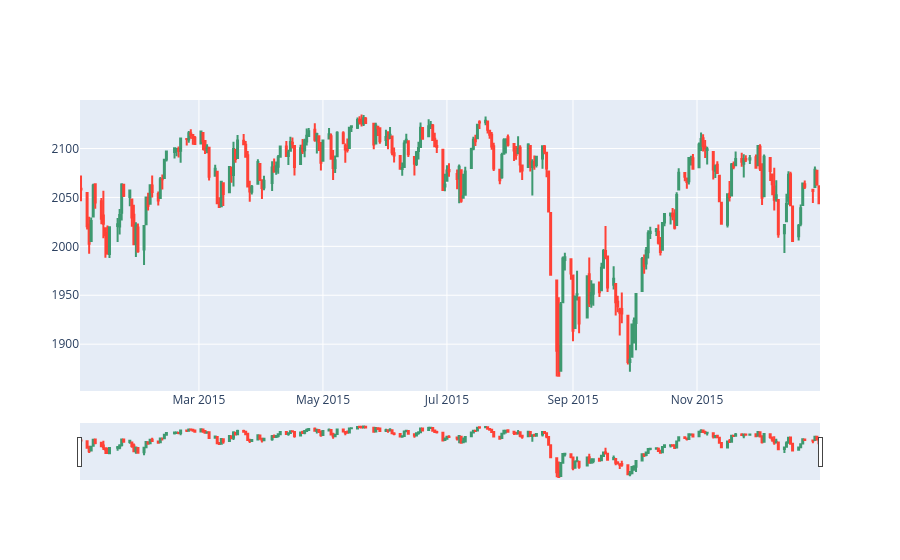

Write notebook code for a chart like this one.
### Code cell
import plotly.graph_objects as go 

# Define the candlestick
candlestick = go.Candlestick(
    x = sp500_data.index,
    open = sp500_data['Open'],
    high = sp500_data['High'],
    low = sp500_data['Low'],
    close = sp500_data['Close']
)

# Create a plot 
fig = go.Figure(data=[candlestick])

# Show the plot
fig.show()
fig.write_image("candlestick.png")

### Figure 1 — Plotly figure (JSON) as saved in the notebook; plotly's stock layout.template omitted (floating-point values rounded to 4 significant figures; data arrays with more than 128 entries replaced by an {"elided": "..."} marker saying what was removed)
{"data": [{"close": {"elided": "252 float values"}, "high": {"elided": "252 float values"}, "low": {"elided": "252 float values"}, "open": {"elided": "252 float values"}, "type": "candlestick", "x": {"elided": "252 str values"}}], "layout": {}}
